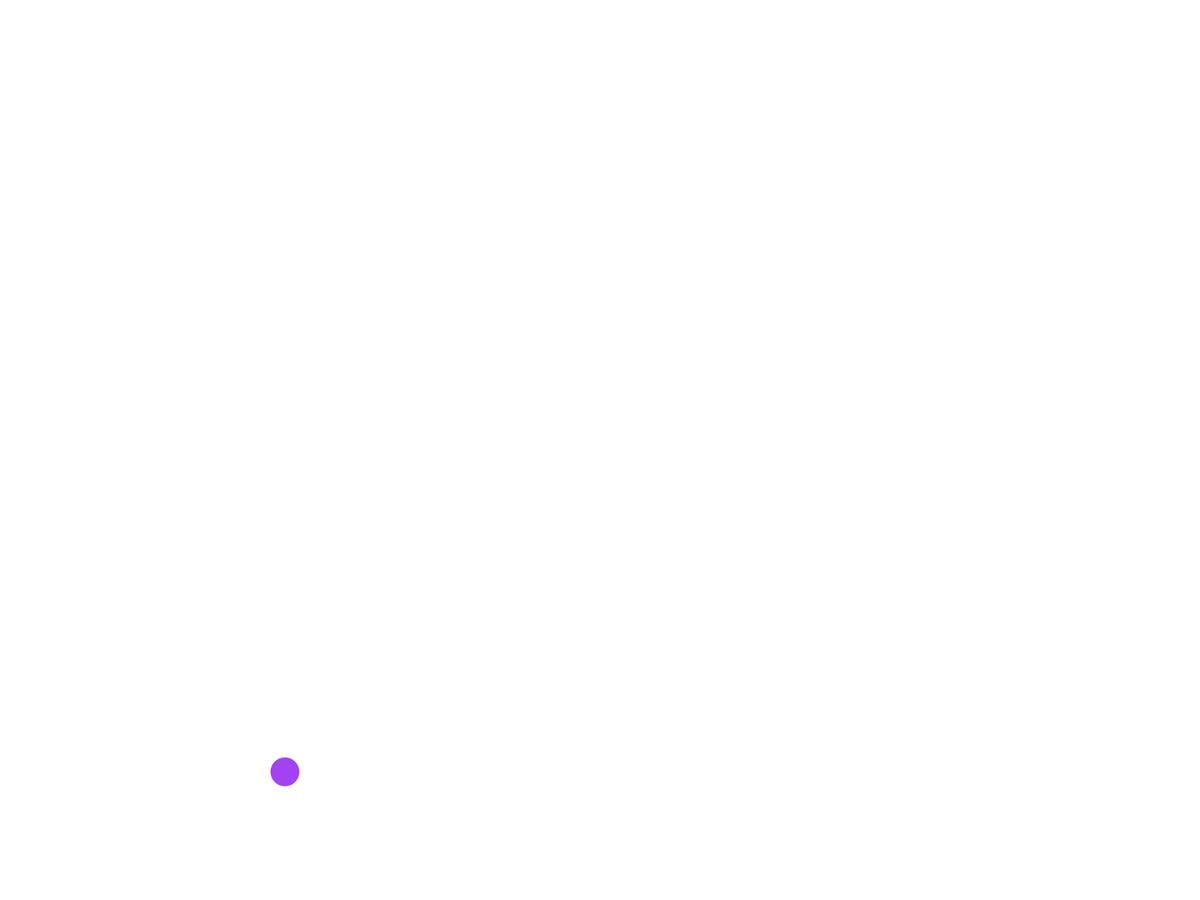
Frame 1 (no input)
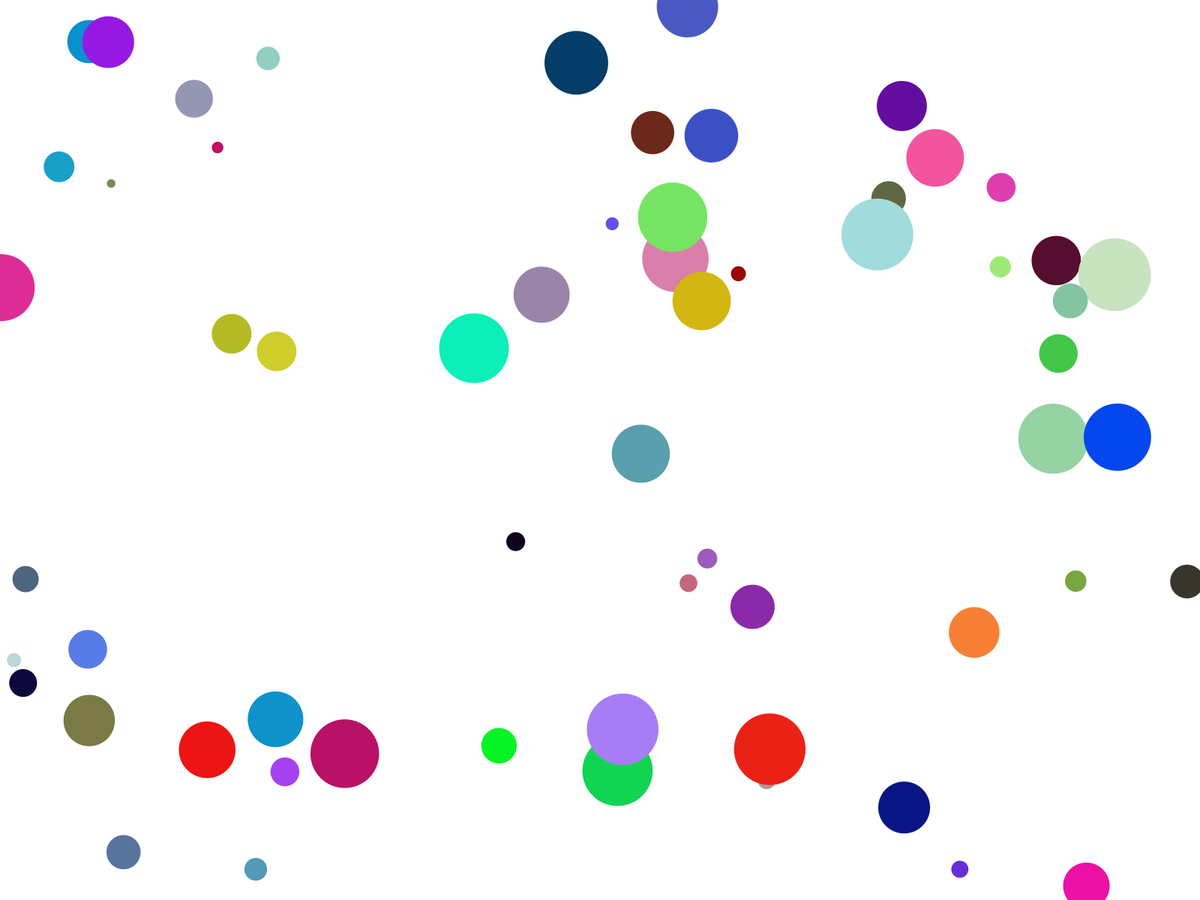
Frame 60 (the mouse pressed at the canvas centre just before this capture)
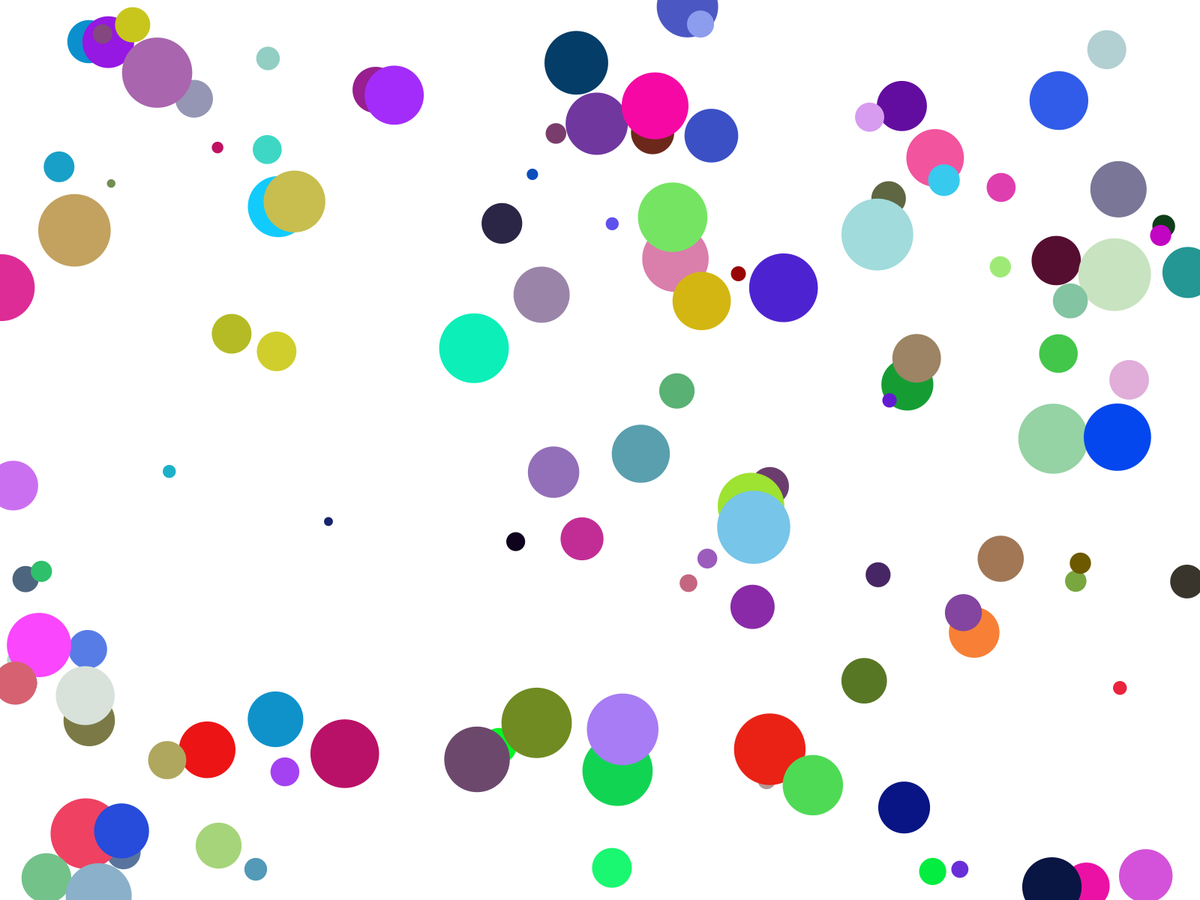
Frame 120 (the mouse held since frame 60 and released just before this capture)

The Processing sketch that drew these frames (run headless with seeded random() and noise(); from frame 60 on, the mouse is pressed at the canvas centre):

// Processing sketch: random1
// ── random1.pde
void setup() {
  fullScreen();
  background(255);
  noStroke();
}

void draw() {
  // create random values for r,g,b vars
  float r = random(255);
  float g = random(255);
  float b = random(255);
  
  // use those variables to set the fill color
  fill(r,g,b);
  
  // random location
  float x = random(width);
  float y = random(height);
  
  // random diameter
  float d = random(10, 100);
  
  // draw the circle
  ellipse(x, y, d, d);
}
